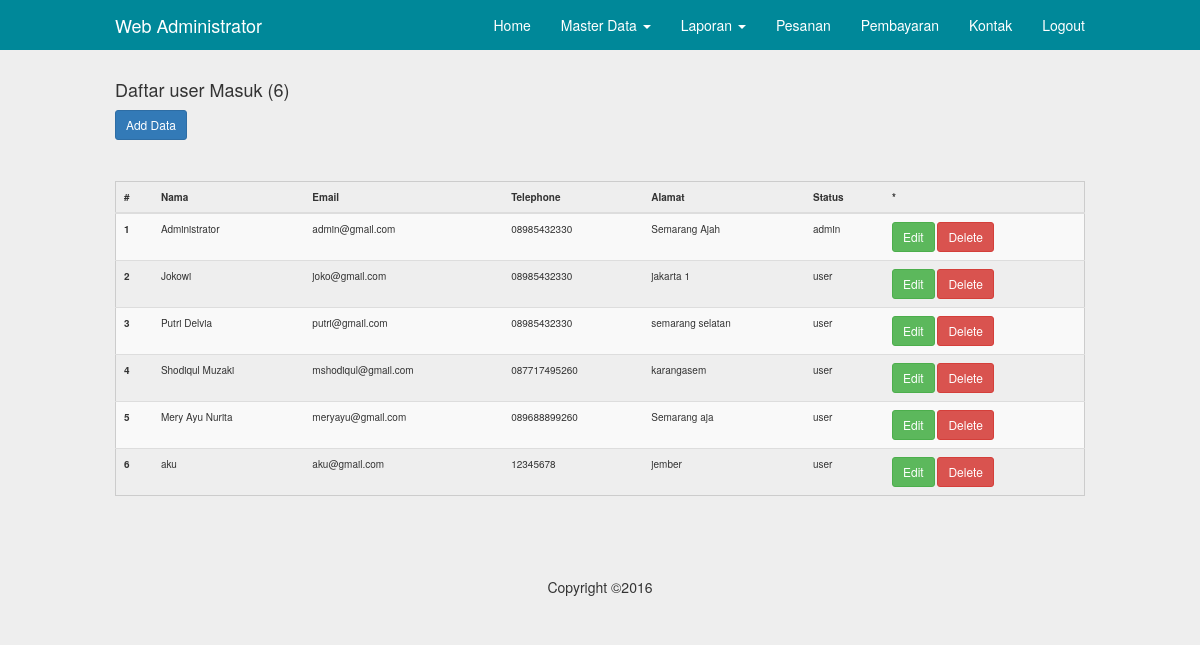
The page /admin/user.php (signed in) on the database its author committed.
### tables this page shows
CREATE TABLE `user` (
  `id` int(5) NOT NULL,
  `nama` varchar(50) NOT NULL,
  `email` varchar(75) NOT NULL,
  `telephone` varchar(20) NOT NULL,
  `alamat` text NOT NULL,
  `password` varchar(100) NOT NULL,
  `status` enum('user','admin') NOT NULL
);

### inc/config.php (called while the page is built, shortened)
<?php
	$no = 1;
?>

### admin/user.php (the view, shortened to what this page needs)
<?php
	include"../inc/config.php";
	include"inc/header.php";
?>
	<div class="container">
		<?php
			$q = mysql_query("select*from user");
			$j = mysql_num_rows($q);
		?>
		<h4>Daftar user Masuk (<?php echo ($j>0)?$j:0; ?>)</h4>
		<a class="btn btn-sm btn-primary" href="user.php?act=create">Add Data</a>
		<hr>
		<table class="table table-striped table-hove">
			<thead>
				<tr>
					<th>#</th>
					<th>Nama</th>
					<th>Email</th>
					<th>Telephone</th>
					<th>Alamat</th>
					<th>Status</th>
					<th>*</th>
				</tr>
			</thead>
			<tbody>
		<?php while($data=mysql_fetch_object($q)){ ?>
				<tr>
					<th scope="row"><?php echo $no++; ?></th>
					<td><?php echo $data->nama ?></td>
					<td><?php echo $data->email ?></td>
					<td><?php echo $data->telephone ?></td>
					<td><?php echo $data->alamat ?></td>
					<td><?php echo $data->status ?></td>
					<td>
						<a class="btn btn-sm btn-success" href="user.php?act=edit&&id=<?php echo $data->id ?>">Edit</a>
						<a class="btn btn-sm btn-danger" href="user.php?act=delete&&id=<?php echo $data->id ?>">Delete</a>
					</td>
				</tr>
		<?php } ?>
			</tbody>
		</table>
    </div>
<?php include"inc/footer.php"; ?>

### assets/css/navbar-fixed-top.css (style rules this page uses)
body { padding-top: 70px; }

### assets/css/style.css (style rules this page uses)
@media (min-width: 768px) { .container { width: 750px; } }
@media (min-width: 992px) { .container { width: 970px; } }
@media (min-width: 1200px) { .container { width: 1000px; } }
.table { border:1px solid#CCC; }
table td, table th { padding:10px; font-size: 10px; }
* { transition: all 200ms ease-in-out; }
body { background-color: #EEE; }

### rows shown on the page
user: nama "Administrator", email "admin@gmail.com", telephone "08985432330", alamat "Semarang Ajah", status "admin"
user: nama "Jokowi", email "joko@gmail.com", telephone "08985432330", alamat "jakarta 1", status "user"
user: nama "Putri Delvia", email "putri@gmail.com", telephone "08985432330", alamat "semarang selatan", status "user"
user: nama "Shodiqul Muzaki", email "mshodiqul@gmail.com", telephone "087717495260", alamat "karangasem", status "user"
user: nama "Mery Ayu Nurita", email "meryayu@gmail.com", telephone "089688899260", alamat "Semarang aja", status "user"
user: nama "aku", email "aku@gmail.com", telephone "12345678", alamat "jember", status "user"

### other values the page prints
$j "6"
